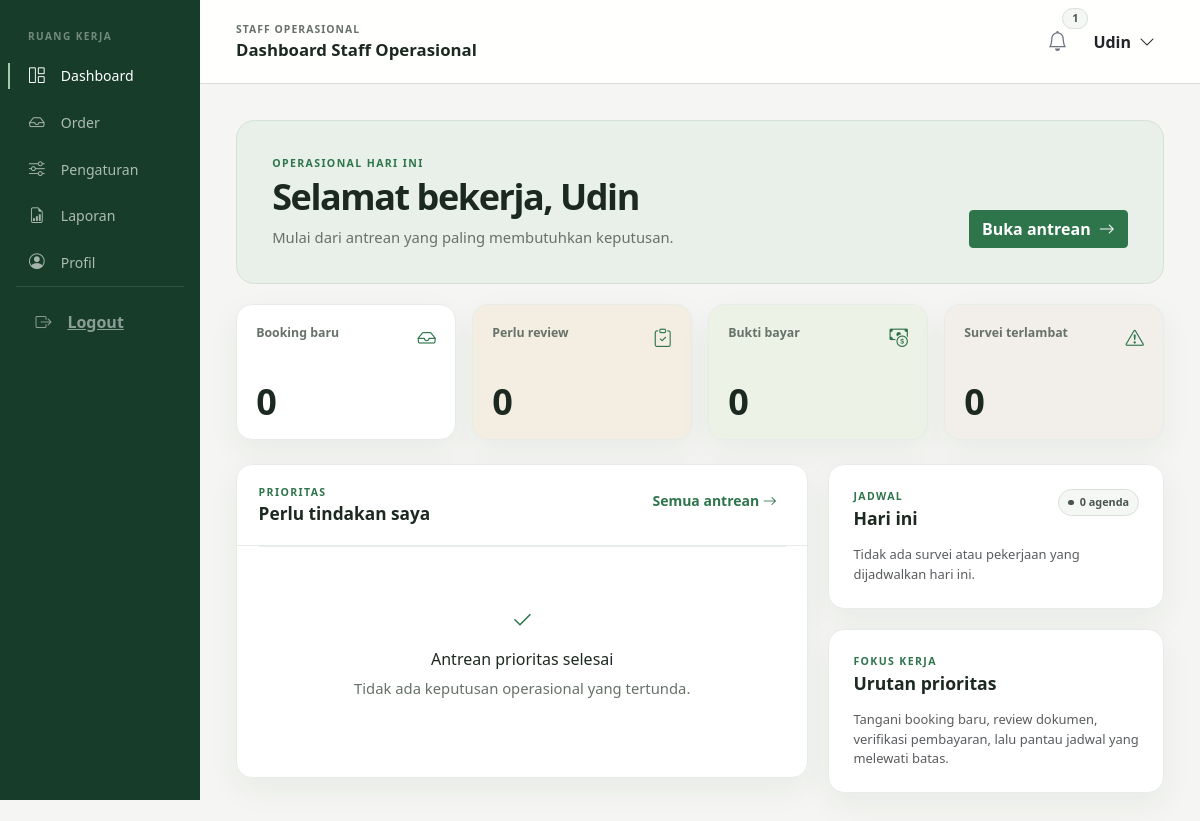
/dashboard.php (signed in), run on the app's committed database.
### tables this page shows
CREATE TABLE `users` (
  `id` int(10) unsigned NOT NULL AUTO_INCREMENT,
  `name` varchar(150) NOT NULL,
  `email` varchar(150) NOT NULL,
  `password` varchar(255) NOT NULL,
  `role` enum('customer','pekerja_lapangan','staff','boss') NOT NULL,
  `phone` varchar(30) DEFAULT NULL,
  `address` text DEFAULT NULL,
  `avatar` varchar(255) DEFAULT NULL,
  `status` enum('active','inactive') NOT NULL DEFAULT 'active',
  `last_login_at` datetime DEFAULT NULL,
  `created_at` datetime NOT NULL DEFAULT current_timestamp(),
  `updated_at` datetime NOT NULL DEFAULT current_timestamp() ON UPDATE current_timestamp(),
  PRIMARY KEY (`id`),
  UNIQUE KEY `email` (`email`)
);

### config/database.php (called while the page is built, shortened)
<?php
function db(): PDO
{
    static $pdo = null;
    if ($pdo === null) {
        $host   = $_ENV['DB_HOST'];
        $port   = $_ENV['DB_PORT'];
        $name   = $_ENV['DB_DATABASE'];
        $user   = $_ENV['DB_USERNAME'];
        $pass   = $_ENV['DB_PASSWORD'];
        $socket = trim($_ENV['DB_SOCKET'] ?? '');
        if ($socket !== '') {
            $dsn = "mysql:unix_socket={$socket};dbname={$name};charset=utf8mb4";
        } else {
            $dsn = "mysql:host={$host};port={$port};dbname={$name};charset=utf8mb4";
        }
        $options = [
            PDO::ATTR_ERRMODE            => PDO::ERRMODE_EXCEPTION,
            PDO::ATTR_DEFAULT_FETCH_MODE => PDO::FETCH_ASSOC,
            PDO::ATTR_EMULATE_PREPARES   => false,
        ];
        $pdo = new PDO($dsn, $user, $pass, $options);
    }
    return $pdo;
}
function db_query(string $sql, array $params = []): array
{
    $stmt = db()->prepare($sql);
    $stmt->execute($params);
    return $stmt->fetchAll();
}
function db_first(string $sql, array $params = []): ?array
{
    $stmt = db()->prepare($sql);
    $stmt->execute($params);
    $row = $stmt->fetch();
    return $row ?: null;
}

### data/session_helper.php (called while the page is built, shortened)
<?php
function h($value): string
{
    return htmlspecialchars((string) $value, ENT_QUOTES, 'UTF-8');
}
function user_avatar_initial(string $name): string
{
    $parts = preg_split('/\s+/', trim($name));
    $initials = strtoupper(mb_substr($parts[0] ?? 'U', 0, 1));
    return $initials;
}
function normalize_user(array $user): array
{
    $user['avatar_initial'] = user_avatar_initial($user['name'] ?? $user['nama'] ?? 'User');
    $user['nama'] = $user['name'] ?? $user['nama'] ?? 'User';
    $user['no_hp'] = $user['phone'] ?? $user['no_hp'] ?? '';
    return $user;
}
function current_user(): ?array
{
    return isset($_SESSION['abi_user']) ? normalize_user($_SESSION['abi_user']) : null;
}
function refresh_current_user(): void
{
    $user = current_user();
    $fresh = db_first('SELECT id, name, email, role, phone, address, avatar, status FROM users WHERE id = ?', [$user['id']]);
}
function role_label(string $role): string
{
    return match ($role) {
        'customer' => 'Customer',
        'pekerja_lapangan' => 'Pekerja Lapangan',
        'staff' => 'Staff Operasional',
        'boss' => 'Boss',
        default => 'User',
    };
}
function page_label(string $page, string $role): string
{
    if ($page === 'dashboard') {
        return 'Dashboard ' . role_label($role);
    }
    return [
        'order' => $role === 'customer' ? 'Order Saya' : 'Order',
        'tasks' => 'Tugas Saya',
        'monitoring' => 'Monitoring',
        'catalog' => 'Katalog Layanan',
        'booking' => $role === 'customer' ? 'Booking Saya' : 'Booking Masuk',
        'booking_detail' => 'Detail Order',
        'estimate_detail' => 'Detail Estimasi',
        'revision_detail' => 'Detail Revisi',
        'invoice_detail' => 'Detail Invoice',
        'payment_detail' => 'Detail Pembayaran',
        'customers' => 'Customer',
        'schedules' => 'Jadwal Survey',
        'pekerja_lapangan' => 'Pekerja Lapangan',
        'materials' => 'Bahan Baku',
        'labor_rates' => 'Harga Tukang',
        'additional_costs' => 'Biaya Tambahan',
        'estimates' => 'Estimasi',
        'revisions' => 'Revisi Estimasi',
        'works' => 'Pekerjaan Saya',
        'invoices' => 'Invoice Final',
        'payments' => 'Pembayaran',
        'users' => 'User Management',
        'settings' => 'Pengaturan',
        'reports' => 'Laporan',
        'activity_logs' => 'Activity Log',
        'progress' => 'Progress Pekerjaan',
        'profil' => 'Profil',
        'monitoring_booking' => 'Monitoring Booking',
        'monitoring_works' => 'Monitoring Pekerjaan',
        'monitoring_pekerja_lapangan' => 'Monitoring Pekerja Lapangan',
        'monitoring_estimates' => 'Monitoring Estimasi',
        'monitoring_invoices' => 'Monitoring Invoice',
        'monitoring_payments' => 'Monitoring Pembayaran',
        'surveys' => 'Tugas Survey',
    ][$page] ?? 'Dashboard';
}
    ?>

### pages/dashboard_staff.php (the view, shortened to what this page needs)
<?php
$newBookings = (int) (db_first("SELECT COUNT(*) c FROM bookings WHERE status='Menunggu Konfirmasi'")['c'] ?? 0);
$draftReviews = (int) (db_first(
    "SELECT
        (SELECT COUNT(*) FROM estimates WHERE status='Draft') +
        (SELECT COUNT(*) FROM estimate_revisions WHERE status='Draft') +
        (SELECT COUNT(*) FROM final_invoices WHERE status='Draft') c"
)['c'] ?? 0);
$pendingProofs = (int) (db_first("SELECT COUNT(DISTINCT booking_id) c FROM payments WHERE payment_status='Belum Dibayar' AND payment_proof IS NOT NULL")['c'] ?? 0);
$overdueSurveys = (int) (db_first("SELECT COUNT(*) c FROM schedules WHERE schedule_type='Survey' AND schedule_date<CURDATE() AND status NOT IN ('Selesai','Dibatalkan')")['c'] ?? 0);
$queue = db_query(
    "SELECT b.*, c.name customer_name, s.name service_name, w.name worker_name,
            CASE
                WHEN EXISTS (SELECT 1 FROM payments p WHERE p.booking_id=b.id AND p.payment_status='Belum Dibayar' AND p.payment_proof IS NOT NULL) THEN 'Verifikasi pembayaran'
                WHEN b.status='Menunggu Konfirmasi' THEN 'Jadwalkan survei'
                WHEN e.status='Draft' THEN 'Review estimasi'
                WHEN r.status='Draft' THEN 'Review revisi'
                WHEN i.status='Draft' THEN 'Review invoice'
                WHEN b.status='Lunas' THEN 'Selesaikan order'
                ELSE 'Pantau order'
            END next_action
     FROM bookings b
     JOIN users c ON c.id=b.customer_id
     LEFT JOIN users w ON w.id=b.assigned_pekerja_lapangan_id
     LEFT JOIN services s ON s.id=b.service_id
     LEFT JOIN estimates e ON e.id=(SELECT id FROM estimates WHERE booking_id=b.id ORDER BY id DESC LIMIT 1)
     LEFT JOIN estimate_revisions r ON r.id=(SELECT id FROM estimate_revisions WHERE booking_id=b.id ORDER BY id DESC LIMIT 1)
     LEFT JOIN final_invoices i ON i.id=(SELECT id FROM final_invoices WHERE booking_id=b.id ORDER BY id DESC LIMIT 1)
     WHERE b.status IN ('Menunggu Konfirmasi','Lunas') OR e.status='Draft' OR r.status='Draft' OR i.status='Draft'
        OR EXISTS (SELECT 1 FROM payments p WHERE p.booking_id=b.id AND p.payment_status='Belum Dibayar' AND p.payment_proof IS NOT NULL)
     ORDER BY b.updated_at DESC LIMIT 8"
);
$todaySchedules = db_query(
    "SELECT sc.schedule_time, sc.schedule_type, sc.status, b.id, b.booking_code,
            c.name customer_name, w.name worker_name
     FROM schedules sc
     JOIN bookings b ON b.id=sc.booking_id
     JOIN users c ON c.id=b.customer_id
     LEFT JOIN users w ON w.id=sc.pekerja_lapangan_id
     WHERE sc.schedule_date=CURDATE() AND sc.status NOT IN ('Selesai','Dibatalkan')
     ORDER BY sc.schedule_time LIMIT 6"
);
?>
<header class="dashboard-hero">
    <div class="page-intro__copy">
        <p class="page-kicker">Operasional hari ini</p>
        <h2>Selamat bekerja, <?= h($user['name']) ?></h2>
        <p>Mulai dari antrean yang paling membutuhkan keputusan.</p>
    </div>
    <a class="btn btn-primary" href="dashboard.php?page=order&lane=action">Buka antrean <i class="bi bi-arrow-right ms-1"></i></a>
</header>
<section class="kpi-grid" aria-label="Ringkasan operasional">
    <?php foreach ([
        ['Booking baru', $newBookings, 'bi-inbox', 'order&lane=action'],
        ['Perlu review', $draftReviews, 'bi-clipboard-check', 'order&lane=action'],
        ['Bukti bayar', $pendingProofs, 'bi-cash-coin', 'order&lane=action'],
        ['Survei terlambat', $overdueSurveys, 'bi-exclamation-triangle', 'order&stage=survey&lane=active'],
    ] as [$label, $value, $icon, $target]): ?>
        <a class="kpi-card" href="dashboard.php?page=<?= h($target) ?>">
            <div class="kpi-card__content">
                <div class="kpi-card__top"><span><?= h($label) ?></span><i class="bi <?= h($icon) ?>" aria-hidden="true"></i></div>
                <strong><?= (int) $value ?></strong>
            </div>
        </a>
    <?php endforeach; ?>
</section>
<section class="dashboard-grid">
    <section class="data-panel">
        <header class="data-panel__header"><div><p class="page-kicker">Prioritas</p><h3>Perlu tindakan saya</h3></div><a class="btn btn-link btn-sm text-success text-decoration-none" href="dashboard.php?page=order&lane=action">Semua antrean <i class="bi bi-arrow-right"></i></a></header>
        <?php if ($queue): ?>
        <div class="data-list">
            <?php foreach ($queue as $item): ?>
                <a class="data-list__row" href="<?= h(booking_detail_url((int) $item['id'], 'actions')) ?>">
                    <div><span class="data-list__title"><?= h($item['booking_code']) ?> · <?= h($item['customer_name']) ?></span><span class="data-list__meta"><?= h($item['service_name'] ?? 'Custom Layanan') ?></span></div>
                    <span class="data-list__meta"><?= h($item['worker_name'] ?? 'Belum ada pekerja') ?></span>
                    <span class="status-label"><?= h($item['next_action']) ?></span>
                    <span class="data-list__action">Kerjakan <i class="bi bi-arrow-right ms-1"></i></span>
                </a>
            <?php endforeach; ?>
        </div>
        <?php else: ?>
            <div class="empty-state"><i class="bi bi-check2"></i><h3>Antrean prioritas selesai</h3><p class="mb-0">Tidak ada keputusan operasional yang tertunda.</p></div>
        <?php endif; ?>
    </section>
    <div class="dashboard-stack">
        <section class="dashboard-card">
            <header class="panel-heading"><div><p class="page-kicker">Jadwal</p><h3>Hari ini</h3></div><span class="status-label"><?= count($todaySchedules) ?> agenda</span></header>
            <?php if ($todaySchedules): ?>
                <div class="quick-action-list">
                    <?php foreach ($todaySchedules as $schedule): ?>
                        <a class="quick-action" href="<?= h(booking_detail_url((int) $schedule['id'], 'actions')) ?>">
                            <div><strong><?= h(substr((string) $schedule['schedule_time'], 0, 5)) ?> · <?= h($schedule['customer_name']) ?></strong><span><?= h($schedule['schedule_type']) ?> · <?= h($schedule['worker_name'] ?? 'Belum ada pekerja') ?></span></div>
                            <i class="bi bi-arrow-right"></i>
                        </a>
                    <?php endforeach; ?>
                </div>
            <?php else: ?>
                <p class="small text-muted mb-0">Tidak ada survei atau pekerjaan yang dijadwalkan hari ini.</p>
            <?php endif; ?>
        </section>
        <section class="dashboard-card">
            <header class="panel-heading"><div><p class="page-kicker">Fokus kerja</p><h3>Urutan prioritas</h3></div></header>
            <p class="small text-muted mb-0">Tangani booking baru, review dokumen, verifikasi pembayaran, lalu pantau jadwal yang melewati batas.</p>
        </section>
    </div>
</section>

### partials/topbar.php (shortened to what this page needs)
<header class="navbar sticky-top app-topbar">
    <div class="d-flex align-items-center gap-3">
        <div class="app-topbar-title">
            <span><?= h(role_label($role)) ?></span>
            <h1><?= h($pageTitle) ?></h1>
        </div>
    </div>
    <div class="d-flex align-items-center gap-2">
        <?php $roleNotifications = $notifications ?? []; ?>
        <div class="dropdown">
            <button class="btn btn-link p-2 position-relative text-secondary" type="button"
                    data-bs-toggle="dropdown" aria-expanded="false" aria-label="Notifikasi">
                <i class="bi bi-bell fs-5"></i>
                <?php if ($roleNotifications): ?>
                    <span class="position-absolute top-0 start-100 translate-middle badge rounded-pill bg-danger" data-notification-count>
                        <?= count($roleNotifications) ?>
                    </span>
                <?php else: ?>
                    <span class="d-none" data-notification-count>0</span>
                <?php endif; ?>
            </button>
        </div>
        <div class="dropdown">
            <button class="btn btn-link text-dark text-decoration-none d-flex align-items-center gap-2 px-2"
                    type="button" data-bs-toggle="dropdown" aria-expanded="false" aria-label="Menu akun">
                <span class="fw-semibold"><?= h($user['name'] ?? $user['nama']) ?></span>
                <i class="bi bi-chevron-down"></i>
            </button>
        </div>
    </div>
</header>

### data on the page
users: role "STAFF OPERASIONAL", role "Dashboard Staff Operasional", name "Udin"

### other printed values
$item['label'] "Dashboard"
$item['label'] "Order"
$item['label'] "Pengaturan"
$item['label'] "Laporan"
$item['label'] "Profil"
count($roleNotifications) "1"
$label "Booking baru"
$value "0"
$label "Perlu review"
$label "Bukti bayar"
$label "Survei terlambat"
count($todaySchedules) "0"
